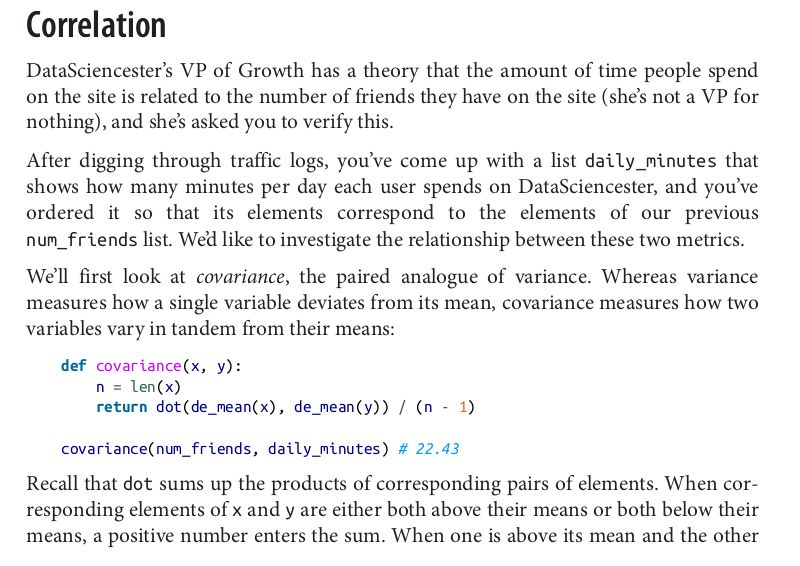
#> input picture examples/recognition_text/creater_array_marked_char/data_set_jpg/sample_stat_1.jpg, 800 x 566 px, found by its file name
$ jupyter execute Work_with_statistic_image_text.ipynb   (shell and % lines are left out)
#> lines starting #> are read from the running program, lines starting #| are printed output that depends on the picture; after the words box and inside, x2 and y2 are one past the last pixel; in counts of white or black regions, pixels touching at a corner belong together; long printed decimals are rounded
# Work with statistic image text
Version 1

[cell 1]
# Files for examples
name_file = '/home/al/MyProjects/NLP-russian-language/examples/recognition_text/creater_array_marked_char/data_set_jpg/sample_stat_1.jpg'
#name_file = '/home/al/MyProjects/NLP-russian-language/examples/recognition_text/creater_array_marked_char/data_set_jpg/sample_stat_2.jpg'

[cell 2]
import pytesseract
import cv2
import imutils
import numpy as np
import matplotlib.pyplot as plt
import copy

[cell 3]
def show_image (img):
    plt.figure(figsize=(20,20))
    plt.imshow(img)
    plt.show()

[cell 4]
gray = cv2.imread(name_file, 0)
#> gray: shape (566, 800); min 0, max 255, mean 238.4
show_image(gray)
#gray = cv2.cvtColor(gray, cv2.COLOR_BGR2GRAY)
ret, threshold_gray = cv2.threshold(gray, 150, 255, 0)
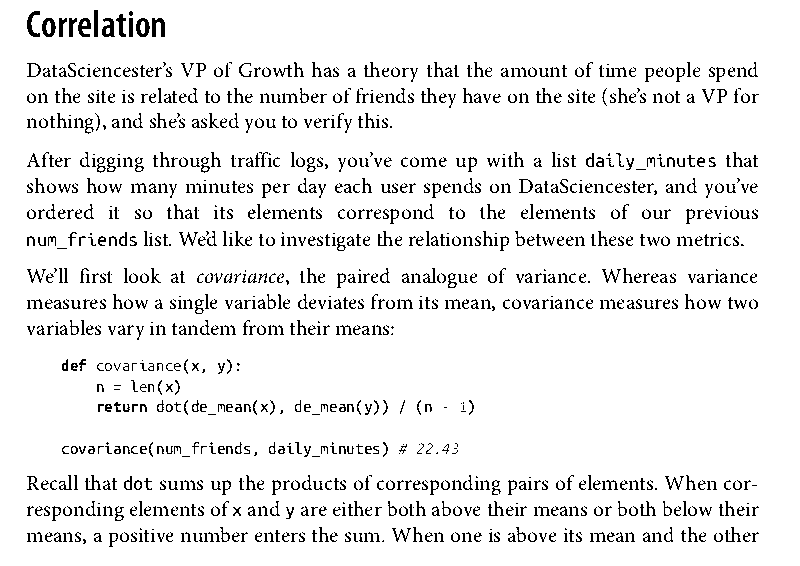
#> threshold_gray: shape (566, 800); 92.6% white; black in thin lines or dots, all inside (x1, y1, x2, y2) = (27, 10, 759, 547)
show_image(threshold_gray)

[cell 5]
# building histagramm bright strings image
print(threshold_gray.shape)
#| (566, 800)

[cell 6]
list_hist = []
for y_list in range(threshold_gray.shape[0]):
    summ_string = 0
    for x_list in range(threshold_gray.shape[1]):
       summ_string += threshold_gray[y_list, x_list]
    list_hist.append(summ_string)
#> after the loop, list_hist = 566 values, max 204000 at index 0, min 111945 at index 489, mean 188960
plt.hist(list_hist, 25)
plt.show()
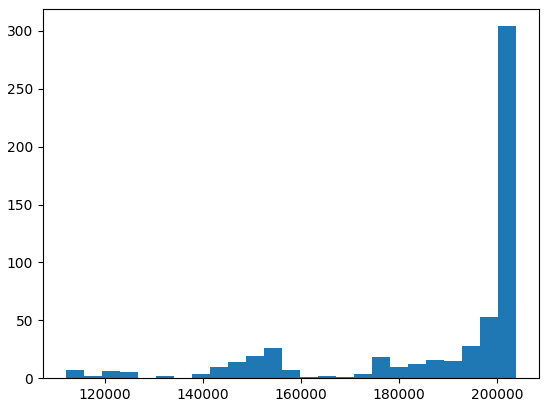
#> figure drawn by matplotlib, 1 panel; tallest bar 304 high, from x = 200317.8 to 204000

[cell 7]
median = np.median(np.array(list_hist))
#> median = 201450
print(median)
#| 201450.0

[cell 8]
average = np.average(np.array(list_hist))
#> average = 188960
print(average)
#| 188959.956

[cell 9]
forse_clear = (median - average)*100/average
#> forse_clear = 6.61
print(forse_clear)
#| 6.610

[cell 10]
print(max(list_hist))
#| 204000

[cell 11]
forse_clear_2 = (max(list_hist) - median)*100/max(list_hist)
#> forse_clear_2 = 1.25
print(forse_clear_2)
#| 1.25

$ run again, with examples/recognition_text/creater_array_marked_char/data_set_jpg/sample_stat_2.jpg copied over examples/recognition_text/creater_array_marked_char/data_set_jpg/sample_stat_1.jpg
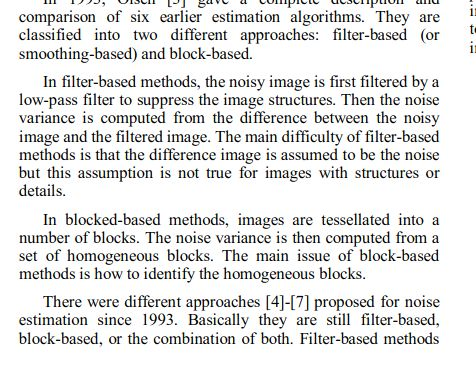
#> input picture examples/recognition_text/creater_array_marked_char/data_set_jpg/sample_stat_2.jpg, 476 x 390 px, found by its file name
#> `ret, threshold_gray = cv2.threshold(gray, 150, 255, 0)`:
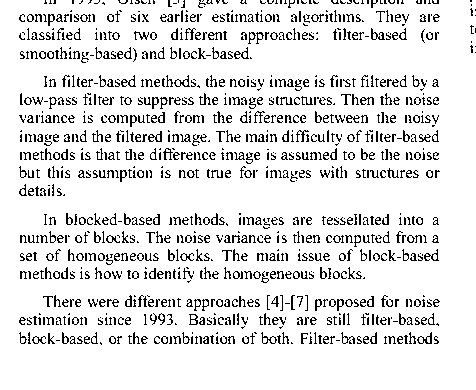
#> threshold_gray: shape (390, 476); 89.1% white; black in thin lines or dots, all inside (x1, y1, x2, y2) = (19, 0, 476, 345)
#| (390, 476)
#> after the loop `for y_list in range(threshold_gray.shape[0]):`: list_hist = 390 values, max 121380 at index 44, min 65025 at index 159, mean 108134.4
#> `plt.show()`:
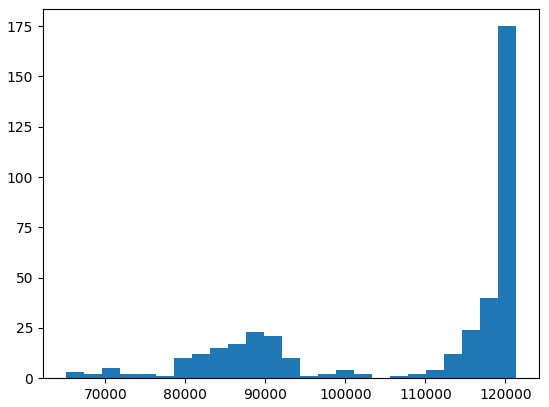
#> figure drawn by matplotlib, 1 panel; tallest bar 175 high, from x = 119125.8 to 121380
#> median = 117937.5
#| 117937.5
#> average = 108134.4
#| 108134.385
#> forse_clear = 9.07
#| 9.066
#| 121380
#> forse_clear_2 = 2.84
#| 2.836

$ run again, with examples/recognition_text/creater_array_marked_char/data_set_jpg/doc00030020210414100706_001.jpg copied over examples/recognition_text/creater_array_marked_char/data_set_jpg/sample_stat_1.jpg
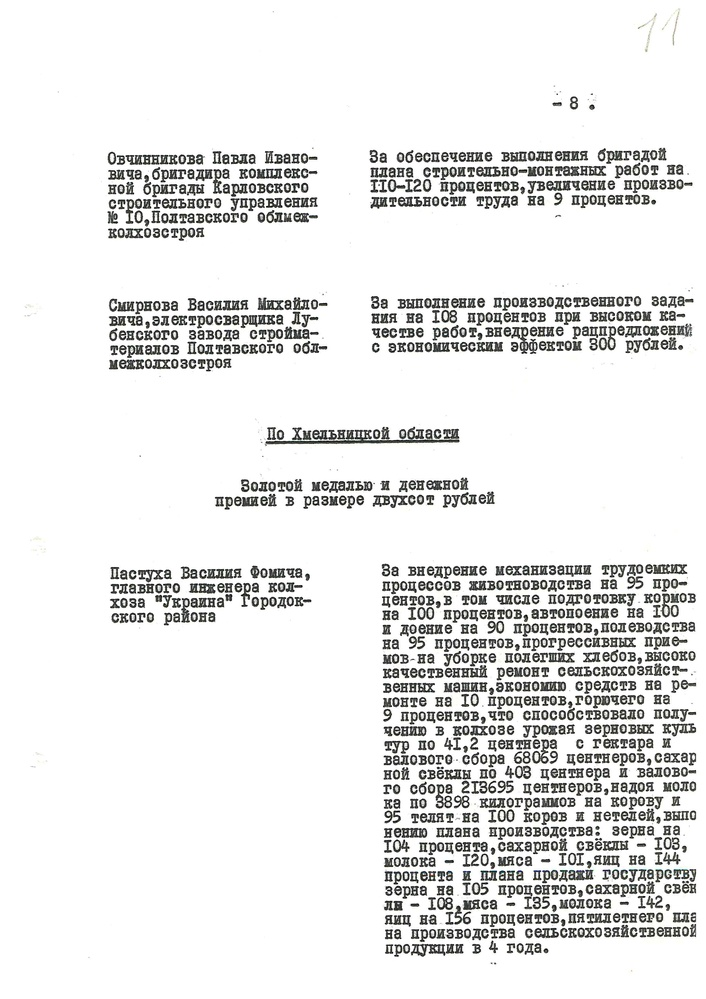
#> input picture examples/recognition_text/creater_array_marked_char/data_set_jpg/doc00030020210414100706_001.jpg, 706 x 999 px, shrunk from 2480 x 3507 before the run, found by its file name
#> `ret, threshold_gray = cv2.threshold(gray, 150, 255, 0)`:
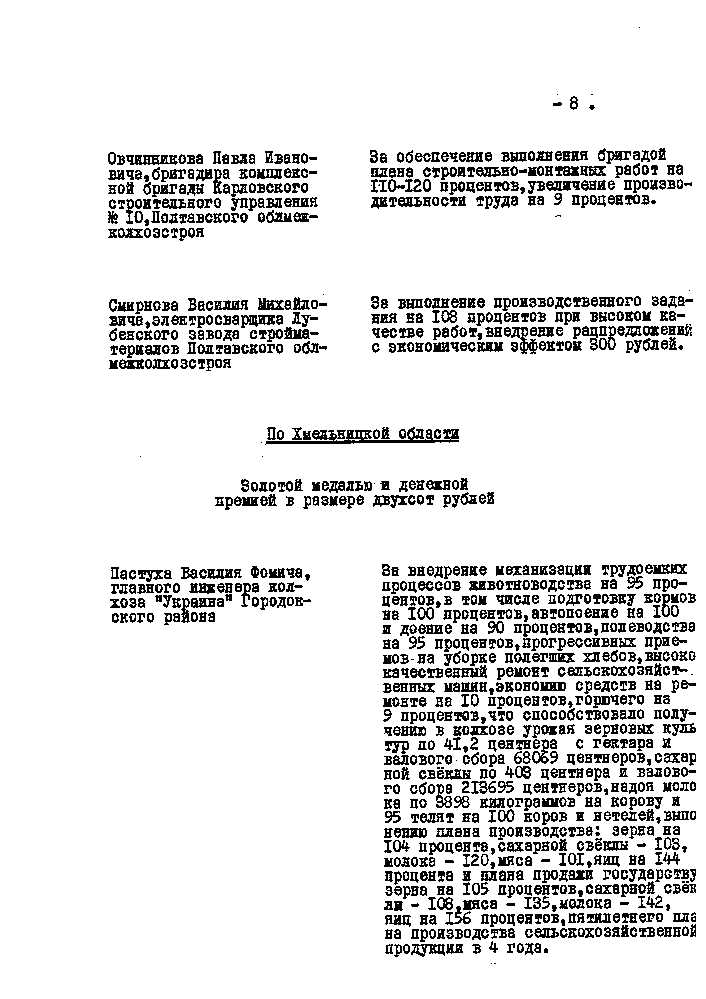
#> threshold_gray: shape (999, 706); 89.5% white; black in thin lines or dots, all inside (x1, y1, x2, y2) = (108, 27, 696, 964)
#| (999, 706)
#> after the loop `for y_list in range(threshold_gray.shape[0]):`: list_hist = 999 values, max 180030 at index 0, min 101235 at index 170, mean 161192.2
#> `plt.show()`:
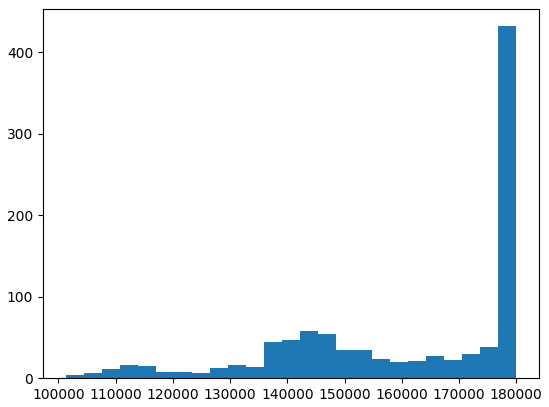
#> figure drawn by matplotlib, 1 panel; tallest bar 432 high, from x = 176878.2 to 180030
#> median = 170595
#| 170595.0
#> average = 161192.2
#| 161192.162
#> forse_clear = 5.83
#| 5.833
#| 180030
#> forse_clear_2 = 5.24
#| 5.241
